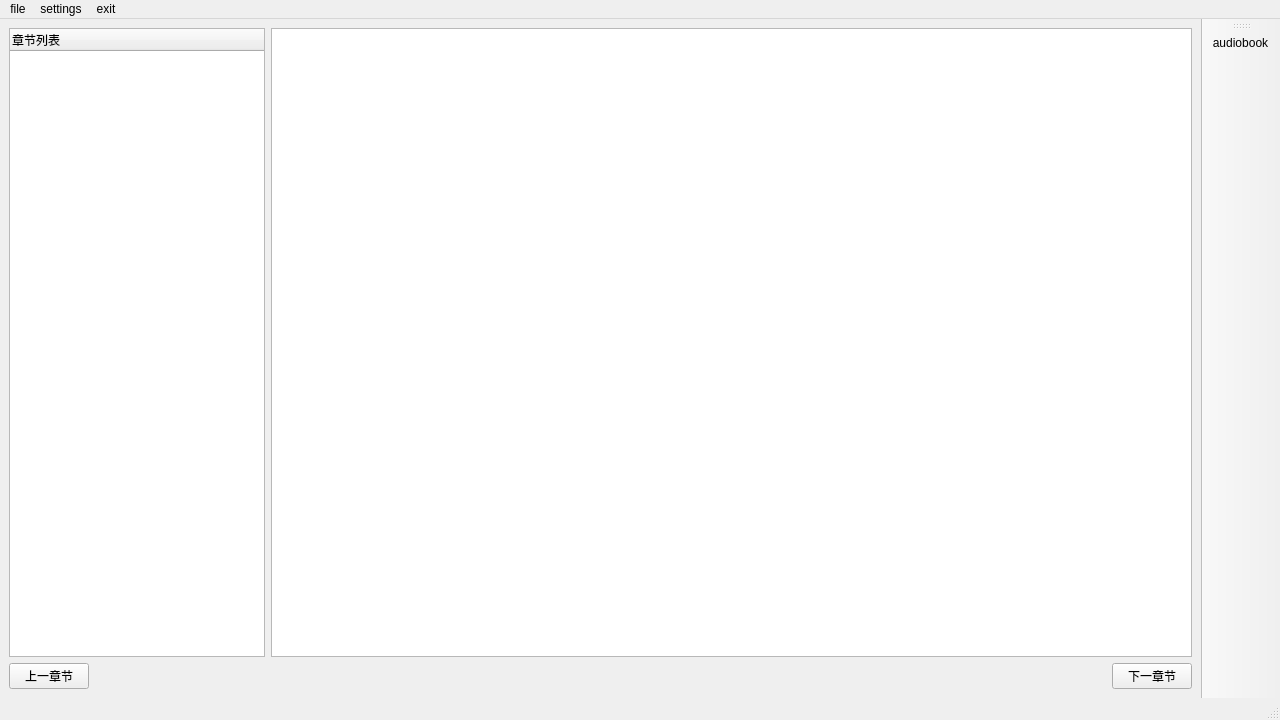
<?xml version="1.0" encoding="UTF-8"?>
<ui version="4.0">
 <class>MainWindow</class>
 <widget class="QMainWindow" name="MainWindow">
  <property name="geometry">
   <rect>
    <x>0</x>
    <y>0</y>
    <width>1280</width>
    <height>720</height>
   </rect>
  </property>
  <property name="minimumSize">
   <size>
    <width>1280</width>
    <height>720</height>
   </size>
  </property>
  <property name="windowTitle">
   <string>E-reader</string>
  </property>
  <property name="windowIcon">
   <iconset resource="resources/resource.qrc">
    <normaloff>:/icon/E-Books.svg</normaloff>:/icon/E-Books.svg</iconset>
  </property>
  <property name="layoutDirection">
   <enum>Qt::LeftToRight</enum>
  </property>
  <widget class="QWidget" name="centralwidget">
   <layout class="QGridLayout" name="gridLayout_2">
    <item row="0" column="0">
     <layout class="QGridLayout" name="gridLayout">
      <item row="0" column="0" alignment="Qt::AlignLeft">
       <widget class="QTreeWidget" name="treeWidget">
        <column>
         <property name="text">
          <string>章节列表</string>
         </property>
         <property name="icon">
          <iconset resource="resources/resource.qrc">
           <normaloff>:/icon/menu.svg</normaloff>:/icon/menu.svg</iconset>
         </property>
        </column>
       </widget>
      </item>
      <item row="0" column="1">
       <widget class="QTextBrowser" name="textBrowser"/>
      </item>
     </layout>
    </item>
    <item row="1" column="0" rowspan="2">
     <layout class="QHBoxLayout" name="horizontalLayout">
      <item alignment="Qt::AlignLeft">
       <widget class="QPushButton" name="pushButton">
        <property name="text">
         <string>上一章节</string>
        </property>
        <property name="icon">
         <iconset resource="resources/resource.qrc">
          <normaloff>:/icon/vertical right.svg</normaloff>:/icon/vertical right.svg</iconset>
        </property>
       </widget>
      </item>
      <item alignment="Qt::AlignLeft">
       <widget class="QPushButton" name="pushButton_2">
        <property name="layoutDirection">
         <enum>Qt::RightToLeft</enum>
        </property>
        <property name="text">
         <string>下一章节</string>
        </property>
        <property name="icon">
         <iconset resource="resources/resource.qrc">
          <normaloff>:/icon/vertical left.svg</normaloff>:/icon/vertical left.svg</iconset>
        </property>
       </widget>
      </item>
     </layout>
    </item>
   </layout>
  </widget>
  <widget class="QMenuBar" name="menubar">
   <property name="geometry">
    <rect>
     <x>0</x>
     <y>0</y>
     <width>1280</width>
     <height>26</height>
    </rect>
   </property>
   <widget class="QMenu" name="menufile">
    <property name="title">
     <string>file</string>
    </property>
    <property name="icon">
     <iconset resource="resources/resource.qrc">
      <normaloff>:/icon/folder-open.svg</normaloff>:/icon/folder-open.svg</iconset>
    </property>
    <widget class="QMenu" name="filesmenu">
     <property name="title">
      <string>历史文件（书架）</string>
     </property>
     <property name="icon">
      <iconset resource="resources/resource.qrc">
       <normaloff>:/icon/file done.svg</normaloff>:/icon/file done.svg</iconset>
     </property>
    </widget>
    <addaction name="actionfileopen"/>
    <addaction name="filesmenu"/>
   </widget>
   <widget class="QMenu" name="menusettings">
    <property name="title">
     <string>settings</string>
    </property>
    <property name="icon">
     <iconset resource="resources/resource.qrc">
      <normaloff>:/icon/setting.svg</normaloff>:/icon/setting.svg</iconset>
    </property>
    <widget class="QMenu" name="menuwordandcolor">
     <property name="title">
      <string>字体和颜色</string>
     </property>
     <property name="icon">
      <iconset resource="resources/resource.qrc">
       <normaloff>:/icon/font-colors.svg</normaloff>:/icon/font-colors.svg</iconset>
     </property>
     <addaction name="actionchoosetype"/>
     <addaction name="actionbgcolor"/>
    </widget>
    <widget class="QMenu" name="menubackgroundpicture">
     <property name="title">
      <string>背景图片</string>
     </property>
     <property name="icon">
      <iconset resource="resources/resource.qrc">
       <normaloff>:/icon/image.svg</normaloff>:/icon/image.svg</iconset>
     </property>
     <addaction name="actioninsertbgpic"/>
     <addaction name="actioncolosebgpicture"/>
    </widget>
    <addaction name="menuwordandcolor"/>
    <addaction name="menubackgroundpicture"/>
    <addaction name="actionhidemenu"/>
    <addaction name="actionreset"/>
   </widget>
   <widget class="QMenu" name="menuexit">
    <property name="title">
     <string>exit</string>
    </property>
    <property name="icon">
     <iconset resource="resources/resource.qrc">
      <normaloff>:/icon/poweroff.svg</normaloff>:/icon/poweroff.svg</iconset>
    </property>
    <addaction name="actionquit"/>
   </widget>
   <addaction name="menufile"/>
   <addaction name="menusettings"/>
   <addaction name="menuexit"/>
  </widget>
  <widget class="QStatusBar" name="statusbar"/>
  <widget class="QToolBar" name="toolBar">
   <property name="windowTitle">
    <string>toolBar</string>
   </property>
   <property name="iconSize">
    <size>
     <width>27</width>
     <height>27</height>
    </size>
   </property>
   <attribute name="toolBarArea">
    <enum>RightToolBarArea</enum>
   </attribute>
   <attribute name="toolBarBreak">
    <bool>false</bool>
   </attribute>
   <addaction name="actionread_books"/>
  </widget>
  <action name="actionfileopen">
   <property name="icon">
    <iconset resource="resources/resource.qrc">
     <normaloff>:/icon/file-add.svg</normaloff>:/icon/file-add.svg</iconset>
   </property>
   <property name="text">
    <string>打开文件</string>
   </property>
  </action>
  <action name="actionreset">
   <property name="icon">
    <iconset resource="resources/resource.qrc">
     <normaloff>:/icon/rest.svg</normaloff>:/icon/rest.svg</iconset>
   </property>
   <property name="text">
    <string>恢复默认设置</string>
   </property>
  </action>
  <action name="actionchoosetype">
   <property name="icon">
    <iconset resource="resources/resource.qrc">
     <normaloff>:/icon/font-size.svg</normaloff>:/icon/font-size.svg</iconset>
   </property>
   <property name="text">
    <string>选择字体</string>
   </property>
  </action>
  <action name="actionfontcolor">
   <property name="icon">
    <iconset resource="resources/resource.qrc">
     <normaloff>:/icon/bg-colors.svg</normaloff>:/icon/bg-colors.svg</iconset>
   </property>
   <property name="text">
    <string>选择字体颜色</string>
   </property>
  </action>
  <action name="actioninsertbgpic">
   <property name="icon">
    <iconset resource="resources/resource.qrc">
     <normaloff>:/icon/Import.svg</normaloff>:/icon/Import.svg</iconset>
   </property>
   <property name="text">
    <string>导入背景图片</string>
   </property>
  </action>
  <action name="actioncolosebgpicture">
   <property name="icon">
    <iconset resource="resources/resource.qrc">
     <normaloff>:/icon/close-square.svg</normaloff>:/icon/close-square.svg</iconset>
   </property>
   <property name="text">
    <string>关闭背景图片</string>
   </property>
  </action>
  <action name="actionquit">
   <property name="icon">
    <iconset resource="resources/resource.qrc">
     <normaloff>:/icon/poweroff.svg</normaloff>:/icon/poweroff.svg</iconset>
   </property>
   <property name="text">
    <string>退出应用</string>
   </property>
  </action>
  <action name="action111">
   <property name="text">
    <string>111</string>
   </property>
  </action>
  <action name="actionbgcolor">
   <property name="icon">
    <iconset resource="resources/resource.qrc">
     <normaloff>:/icon/bg-colors.svg</normaloff>:/icon/bg-colors.svg</iconset>
   </property>
   <property name="text">
    <string>颜色设置</string>
   </property>
  </action>
  <action name="actionhidemenu">
   <property name="icon">
    <iconset resource="resources/resource.qrc">
     <normaloff>:/icon/hide menu.svg</normaloff>:/icon/hide menu.svg</iconset>
   </property>
   <property name="text">
    <string>隐藏/打开目录</string>
   </property>
  </action>
  <action name="actionreading">
   <property name="icon">
    <iconset resource="resources/resource.qrc">
     <normaloff>:/icon/ear.svg</normaloff>:/icon/ear.svg</iconset>
   </property>
   <property name="text">
    <string>听书</string>
   </property>
  </action>
  <action name="actionread_books">
   <property name="icon">
    <iconset resource="resources/resource.qrc">
     <normaloff>:/icon/customerservice.svg</normaloff>:/icon/customerservice.svg</iconset>
   </property>
   <property name="text">
    <string>audiobook</string>
   </property>
   <property name="toolTip">
    <string>audiobook</string>
   </property>
  </action>
 </widget>
 <resources>
  <include location="resources/resource.qrc"/>
 </resources>
 <connections>
  <connection>
   <sender>actionquit</sender>
   <signal>triggered()</signal>
   <receiver>MainWindow</receiver>
   <slot>close()</slot>
   <hints>
    <hint type="sourcelabel">
     <x>-1</x>
     <y>-1</y>
    </hint>
    <hint type="destinationlabel">
     <x>639</x>
     <y>359</y>
    </hint>
   </hints>
  </connection>
 </connections>
</ui>
